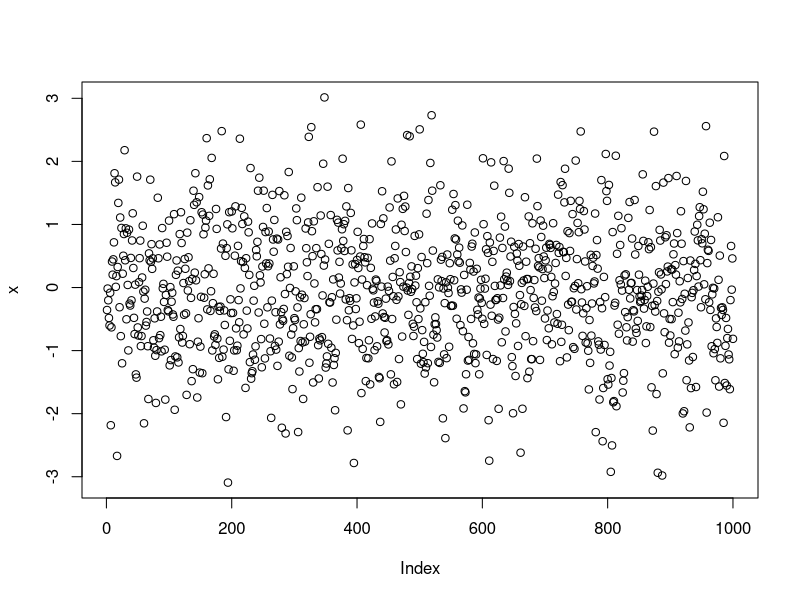
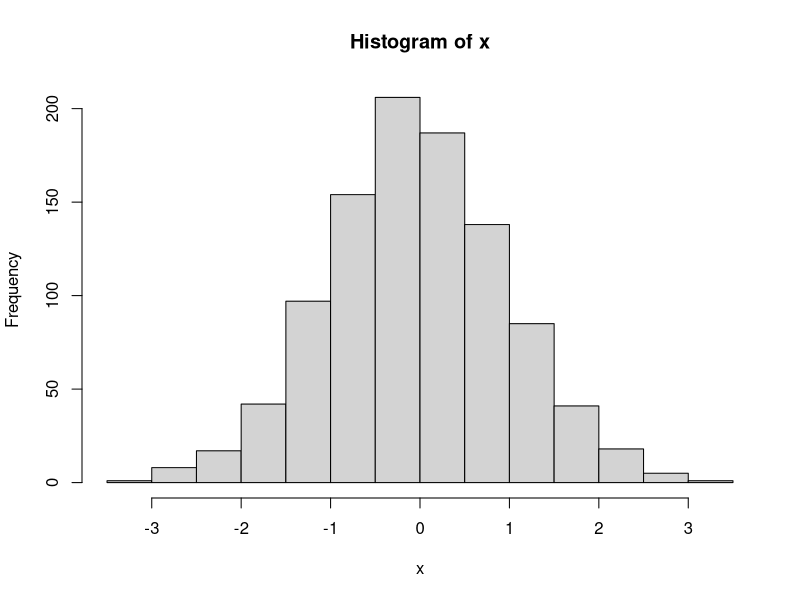
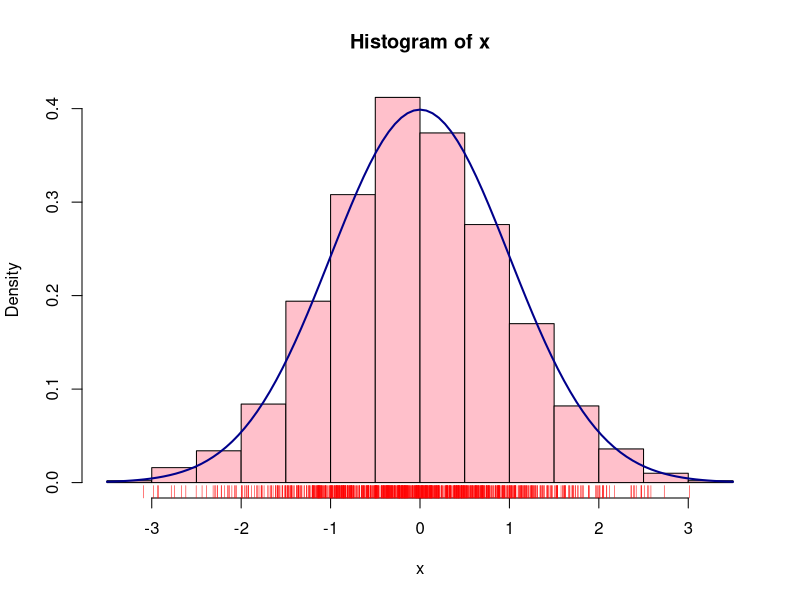
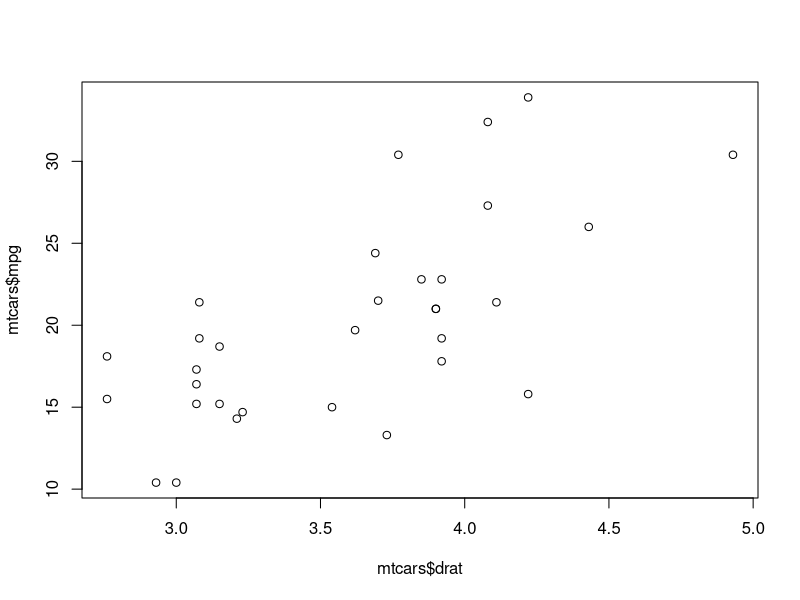
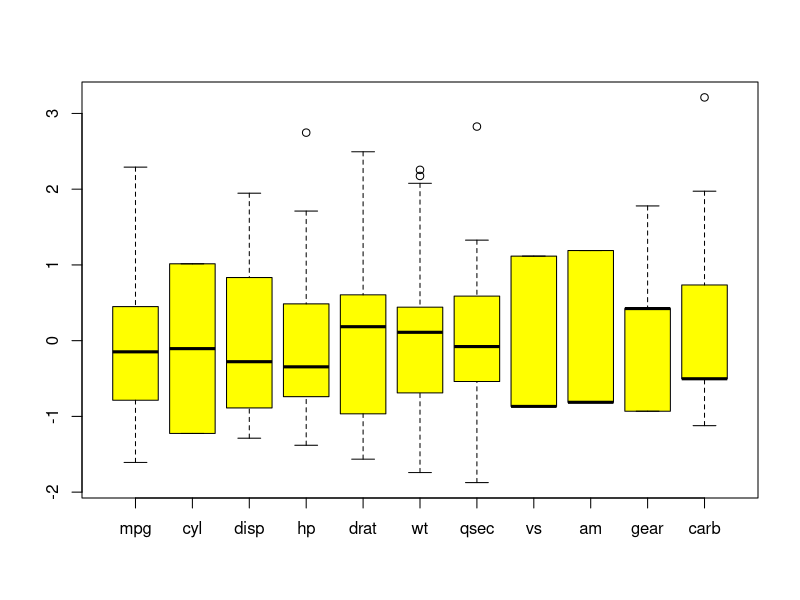
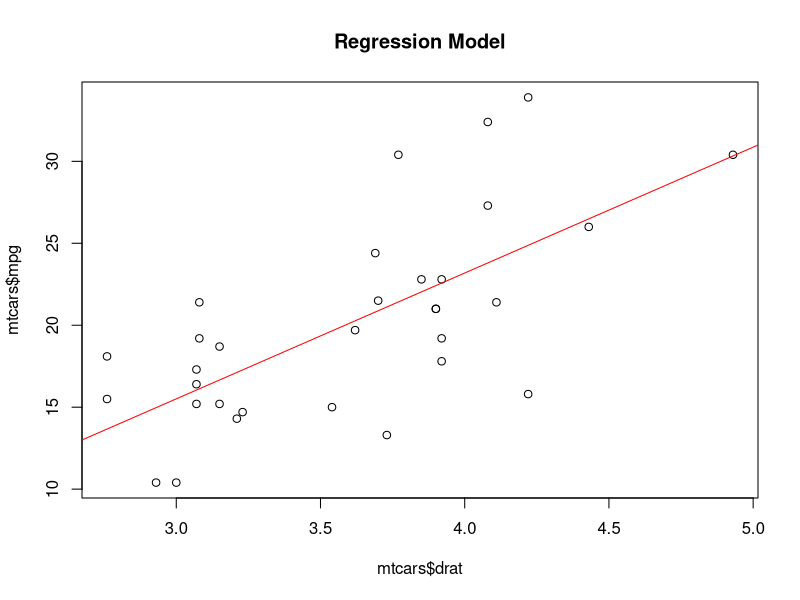
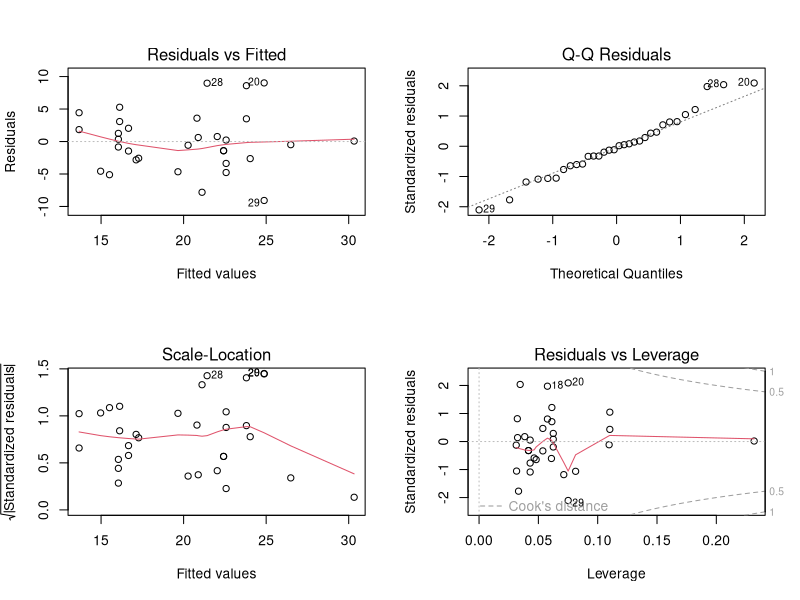

These figures' R source, in order:
# First Look at R
# Microsoft Data Insights Summit
# Joseph Rickert
# March 22, 2016
# R is an interpretive language. At its most basic, the console can bu used as a simple calculator.
# Notice that typing "#" is the way to introduce a comment
#
# ";" lets you put simple statements on the same line
2 + 2; log(10); sqrt(99); sin(pi)   # ";" lets you put simple statements on the same line
# R was built for statistical analysis. 
# Here we draw 1000 numbers from a Normal (Gaussian)
# distribution with mean 0 and variance 1 and assign them to the vector x all in one
# line of code
x <- rnorm(1000)
# Notice that nothing happened. R normally does not give you any output
# until you ask for it.
head(x, 10)   # Look at the first 10 numbers in the vector x
tail(x,5)     # Look at the last 5 numbers in the vector xlength(x)     
length(x)     # To check on the length of x
summary(x)    # Get a summary of x
plot(x)       # Produce a scatter plot of x the index (the numbers 1 to 1000)
hist(x)       # Look at the histogram
# Produce a fancier histogram with some color, a superimposed 
# standard normal distribution curve and  a "rug" underneath showing
# where the points are.
hist(x, freq = FALSE, col = "pink")         
curve(dnorm,                                    # plot normal density
      col = "dark blue",                        # set coor of curve
      lwd=2,                                    # fill in the area under the curve
      add = TRUE)                               # add curve to existing plot
rug(x,col="red") 
# R is rich in built in functions.
# In addition to the mathematical functions sin(), log() etc rnorm(), head(), tail(), 
# length(), summary(), plot(), hist(), curve() are all R functions
# Type ?foo to get help with the function foo
?rnorm
## R is vectorized. 
# There is not so much of a need to write loops in R

y <- 1:10         # Assign the numbers 1 to 10 to a vector
y                 # Print the vector
2 + y; 2 * y      # Perform vector addition and multiplication


# There are lots of built in data sets in R
# Type "data()" to see what data sets are available. This depends on what 
# packages you have loaded
# type "data(ds_name)" to load the data set. Then type "ds_name" to look at it
data()
data(mtcars)
help(mtcars)      #  or type ?mtcars
head(mtcars)      #  to look at the first 6 rows
# mtcars is a data frame. This is the fundamental data structure for 
# doing statistical analysis
class(mtcars)     # To check on the class of an R object
class(x)

# R shines at exploratory data analysis
                    
# Use the with function to work with the variables in the data frame
with(mtcars,cor(drat,mpg))        # There is a positive correlation beteen
                                  # rear axel ratio and mpg!!
# Refer directly to the variables in the data frame mecars
plot(mtcars$drat,mtcars$mpg)      # Notice this is the same plot function we used above for 1 variable
cor(mtcars)    

# Look at all of the correlations
# Another way R is vectorized
# The sapply() function applies the scale() function to every column
# in the data frame simultaneously
df <-sapply(mtcars,scale)         # center and scale all of the variables
boxplot(df, col="yellow")

# Fit a simple regression model
reg1 <- lm(mtcars$mpg ~ mtcars$drat)
summary(reg1)        # Notice this is the same summary function we used above on the vector x
anova(reg1)          # Standard analysis of variance table
# Plot the data with the regression line added
plot(mtcars$drat,mtcars$mpg, main="Regression Model")
abline(reg1,col="red")
par(mfrow=c(2,2))    # Some code to put the 4 plots together
plot(reg1) 
str(reg1)            # Look at the model object
reg1$coefficients    # Pull out the coefficients


# Clean up

rm(mtcars)           # Remove mtcars
rm(list=ls())        # Remove everything: USE WITH GREAT CARE!!

